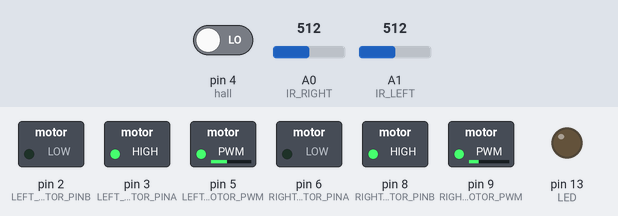
The sketch below on a simulated Arduino Uno, built with avr-gcc and run on an emulated ATmega328P. On the bench: switched loads named in the sketch (green lamp = pin HIGH), output pins drawn as LEDs (lit = HIGH). The test bench sets the inputs (shaded band); at power-on: A0 (IR_RIGHT) = 512, pin 4 (hall) LOW, A1 (IR_LEFT) = 512. What the sketch prints to the serial monitor is not drawn.

Above: at 1.7 s.
1.8 s: A0 (IR_RIGHT) set to 716
At 2.5 s:
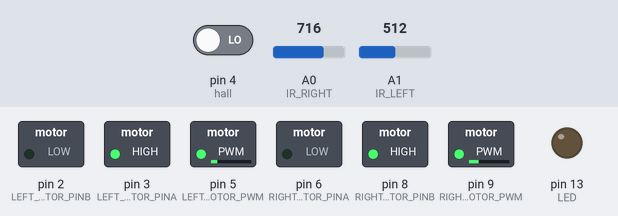
3.3 s: pin 4 (hall) driven HIGH
At 3.7 s:
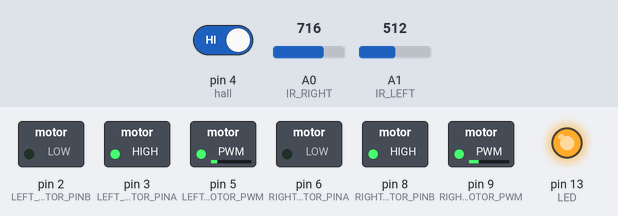
4.8 s: A1 (IR_LEFT) set to 716
At 5.9 s:
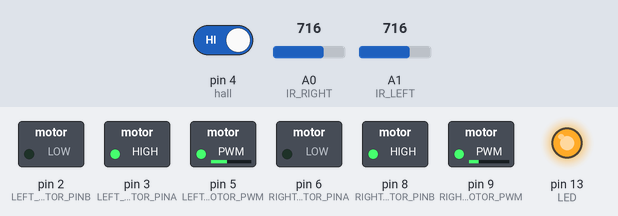
6.3 s: A0 (IR_RIGHT) set to 0
At 7.1 s:
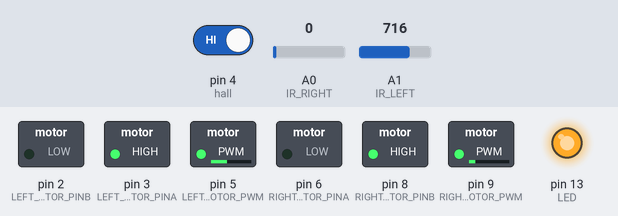
Timing chart, 0 to 9.3 s (numbered marks = the images above; inputs shaded):
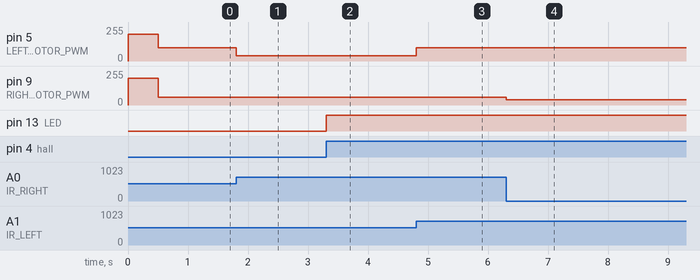

The sketch:

racecar.ino
```cpp
/******************
 * Pin Definitions*
 ******************/

//left motor
#define LEFT_MOTOR_PINA 3 //direction select pin A
#define LEFT_MOTOR_PINB 2 //direction select pin B
#define LEFT_MOTOR_PWM 5   //PWM output pin

//right motor
#define RIGHT_MOTOR_PINA 6 //direction select pin A
#define RIGHT_MOTOR_PINB 8 //direction select pin B
#define RIGHT_MOTOR_PWM 9  //PWM output pin

//IR sensors
#define IR_LEFT A1  //left IR sensor analog input pin
#define IR_RIGHT A0 //right IR sensor analog input pin

//constant to turn 1.5
#define KP 1.5

#define hall 4
#define LED 13


/********************
 * Value Definitions*
 ********************/
//#define leftBase 170;
//#define rightBase 90;

#define leftBase 100;
#define rightBase 60;
//140
  //#define leftBase 130;
  //#define rightBase 80;
/////////////////////////////////////////////////////////////

void setup() {
  // put your setup code here, to run once:
  pinMode(IR_LEFT, INPUT);
  pinMode(IR_RIGHT, INPUT);

  pinMode (LEFT_MOTOR_PINA, OUTPUT);
  pinMode (LEFT_MOTOR_PINB, OUTPUT);
  pinMode (LEFT_MOTOR_PWM, OUTPUT);

  pinMode (RIGHT_MOTOR_PINA, OUTPUT);
  pinMode (RIGHT_MOTOR_PINB, OUTPUT);
  pinMode (RIGHT_MOTOR_PWM, OUTPUT);

  Serial.begin(38400);


  //forwards
  digitalWrite(LEFT_MOTOR_PINA, HIGH);
  digitalWrite(LEFT_MOTOR_PINB, LOW);


  digitalWrite(RIGHT_MOTOR_PINA, LOW);
  digitalWrite(RIGHT_MOTOR_PINB, HIGH);

  analogWrite(LEFT_MOTOR_PWM, 200);
  analogWrite(RIGHT_MOTOR_PWM, 200);


  pinMode (hall, INPUT);
  pinMode (LED, OUTPUT);

  delay(500);


}

//left range
//770 - 790

//right range
//950 - 970

void loop() {

  digitalWrite(LED, digitalRead(hall) );


  int leftVal, rightVal;
  leftVal = analogRead(IR_LEFT);
  rightVal = analogRead(IR_RIGHT);

  int diff = rightVal - leftVal;

  int leftSpeed = leftBase;
  int rightSpeed = rightBase;

  if(diff < -20)
  {
    //leftSpeed += -KP * diff;
    leftSpeed = leftBase;
    rightSpeed -= -KP * diff;
  }
  else if(diff > 0)
  {
   // rightSpeed += KP * diff;
   rightSpeed = rightBase;
   leftSpeed -= KP * diff;
  }
  else
  {
    rightSpeed = rightBase;
    leftSpeed = leftBase;
  }
  Serial.print(diff);
  Serial.print(" ");
  Serial.print(leftSpeed);
  Serial.print(" ");
  Serial.println(rightSpeed);

  leftSpeed = constrain(leftSpeed, 40, 200);
  rightSpeed = constrain(rightSpeed, 40, 200);

  analogWrite(LEFT_MOTOR_PWM, leftSpeed);
  analogWrite(RIGHT_MOTOR_PWM, rightSpeed);

}
```

Measured:
- after the input at 1.8 s, pin 5 (LEFT_MOTOR_PWM): 100/255 → 40/255 at once
- after the input at 3.3 s, pin 13 (LED): LOW → HIGH at once
- after the input at 4.8 s, pin 5 (LEFT_MOTOR_PWM): 40/255 → 100/255 at once
- after the input at 6.3 s, pin 9 (RIGHT_MOTOR_PWM): 60/255 → 40/255 at once
